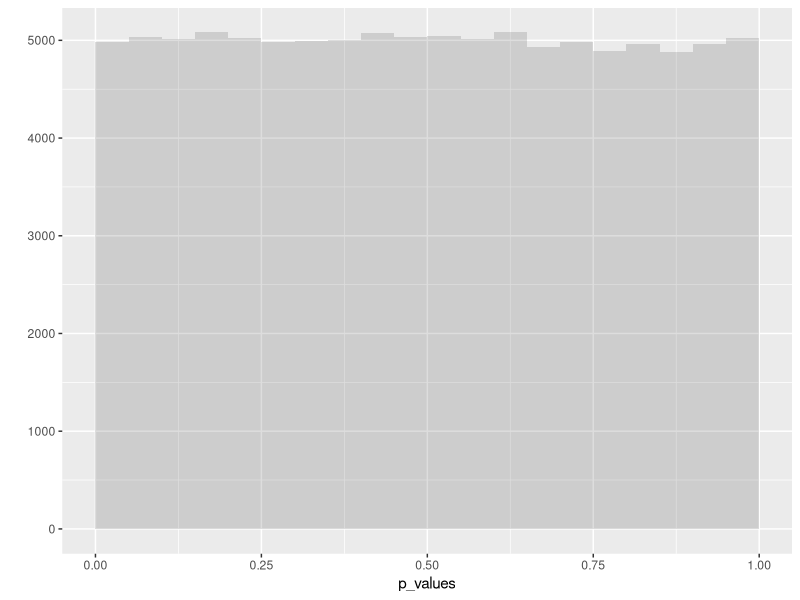
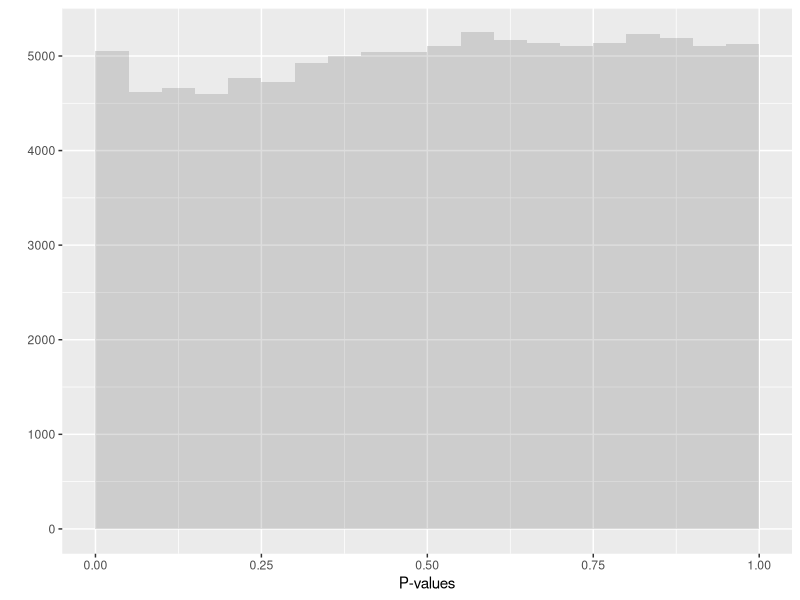
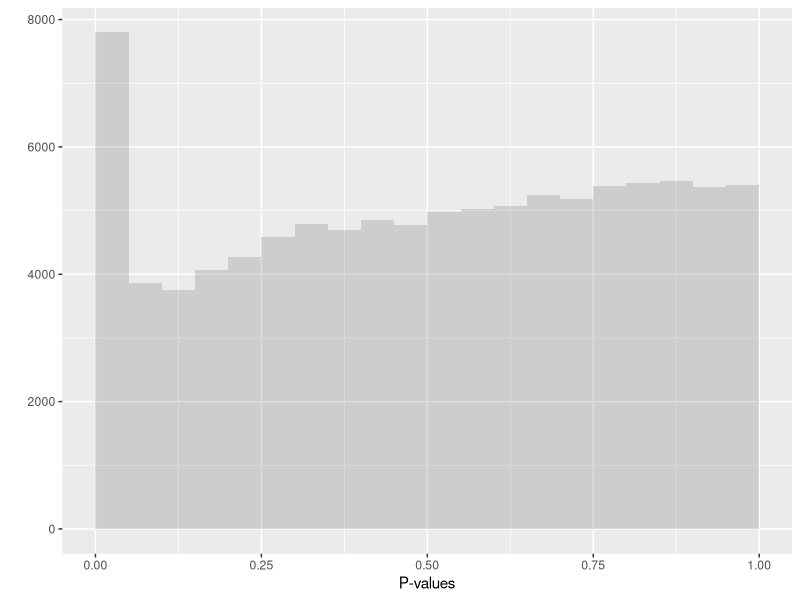
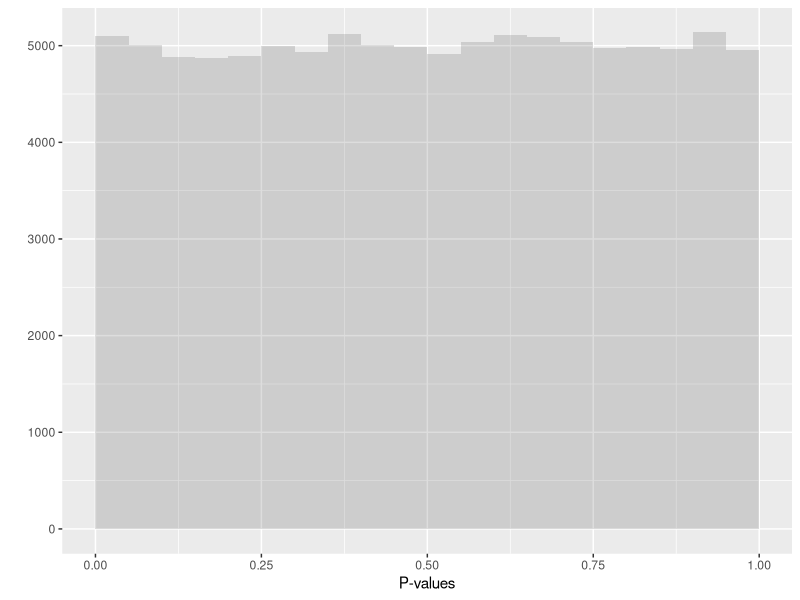

Write the R code that produced these figures, in order.
# ST 516 - Lab 7 by Paul ReFalo  ========
library("ggplot2") 

pval <- function(n = 25){ # Default sample size of 25
  x <- rnorm(n, mean = 0, sd = 1) # Generate N(0,1) sample
  test <- t.test(x, mu = 0) # Run t-test on sample, with null hypoth. H_0: mu = 0 
  test$p.value # Extract and return p-value
}
pval() # Run function to confirm it is working

p_values <- replicate(100000, pval()) # 100,000 replications 
mean(p_values < 0.05) # What proportion are less than 0.05?

qplot(p_values, binwidth = 0.05, alpha = I(0.2), boundary = 0)  # boundary = 0, forces bars to start at zero

# 2-sample t-test, both samples are size = 10.
x <- rbeta(10, shape1 = 0.5, shape2 = 0.5) # Beta(0.5, 0.5) sample 
y <- runif(10, 0, 1) # Uniform(0,1) sample
t.test(x, y, mu = 0, paired = FALSE, var.equal = FALSE)

pval2 <- function(n1 = 25, n2 = 25){ # Arguments are sample sizes.
  x <- rbeta(n1, shape1 = 0.5, shape2 = 0.5) # Sample 1 from Beta(0.5, 0.5) 
  y <- runif(n2, min = 0, max = 1) # Sample 2 from Uniform(0,1)
  test <- t.test(x, y, mu = 0, paired = FALSE, var.equal = FALSE) 
  test$p.value
}

set.seed(1770) # Pierre-Simon Laplace calculated p-values in the 1770s! 
sim <- replicate(100000, pval2(5, 5)) # Samples of size 5
mean(sim < 0.05) # Rejection rate for level alpha = 0.05

mean(sim < 0.3) # Do we have 30% of p-vals less than 0.3?

qplot(sim, binwidth = 0.05, alpha = I(0.2), boundary = 0) + xlab("P-values")


sim <- replicate(100000, pval2(5, 50)) # Now 50 draws from U(0,1) 
qplot(sim, binwidth = 0.05, alpha = I(0.2), boundary = 0) + xlab("P-values")

sim <- replicate(100000, pval2(25, 25)) # Now size 25 draws from both 
qplot(sim, binwidth = 0.05, alpha = I(0.2), boundary = 0) + xlab("P-values")